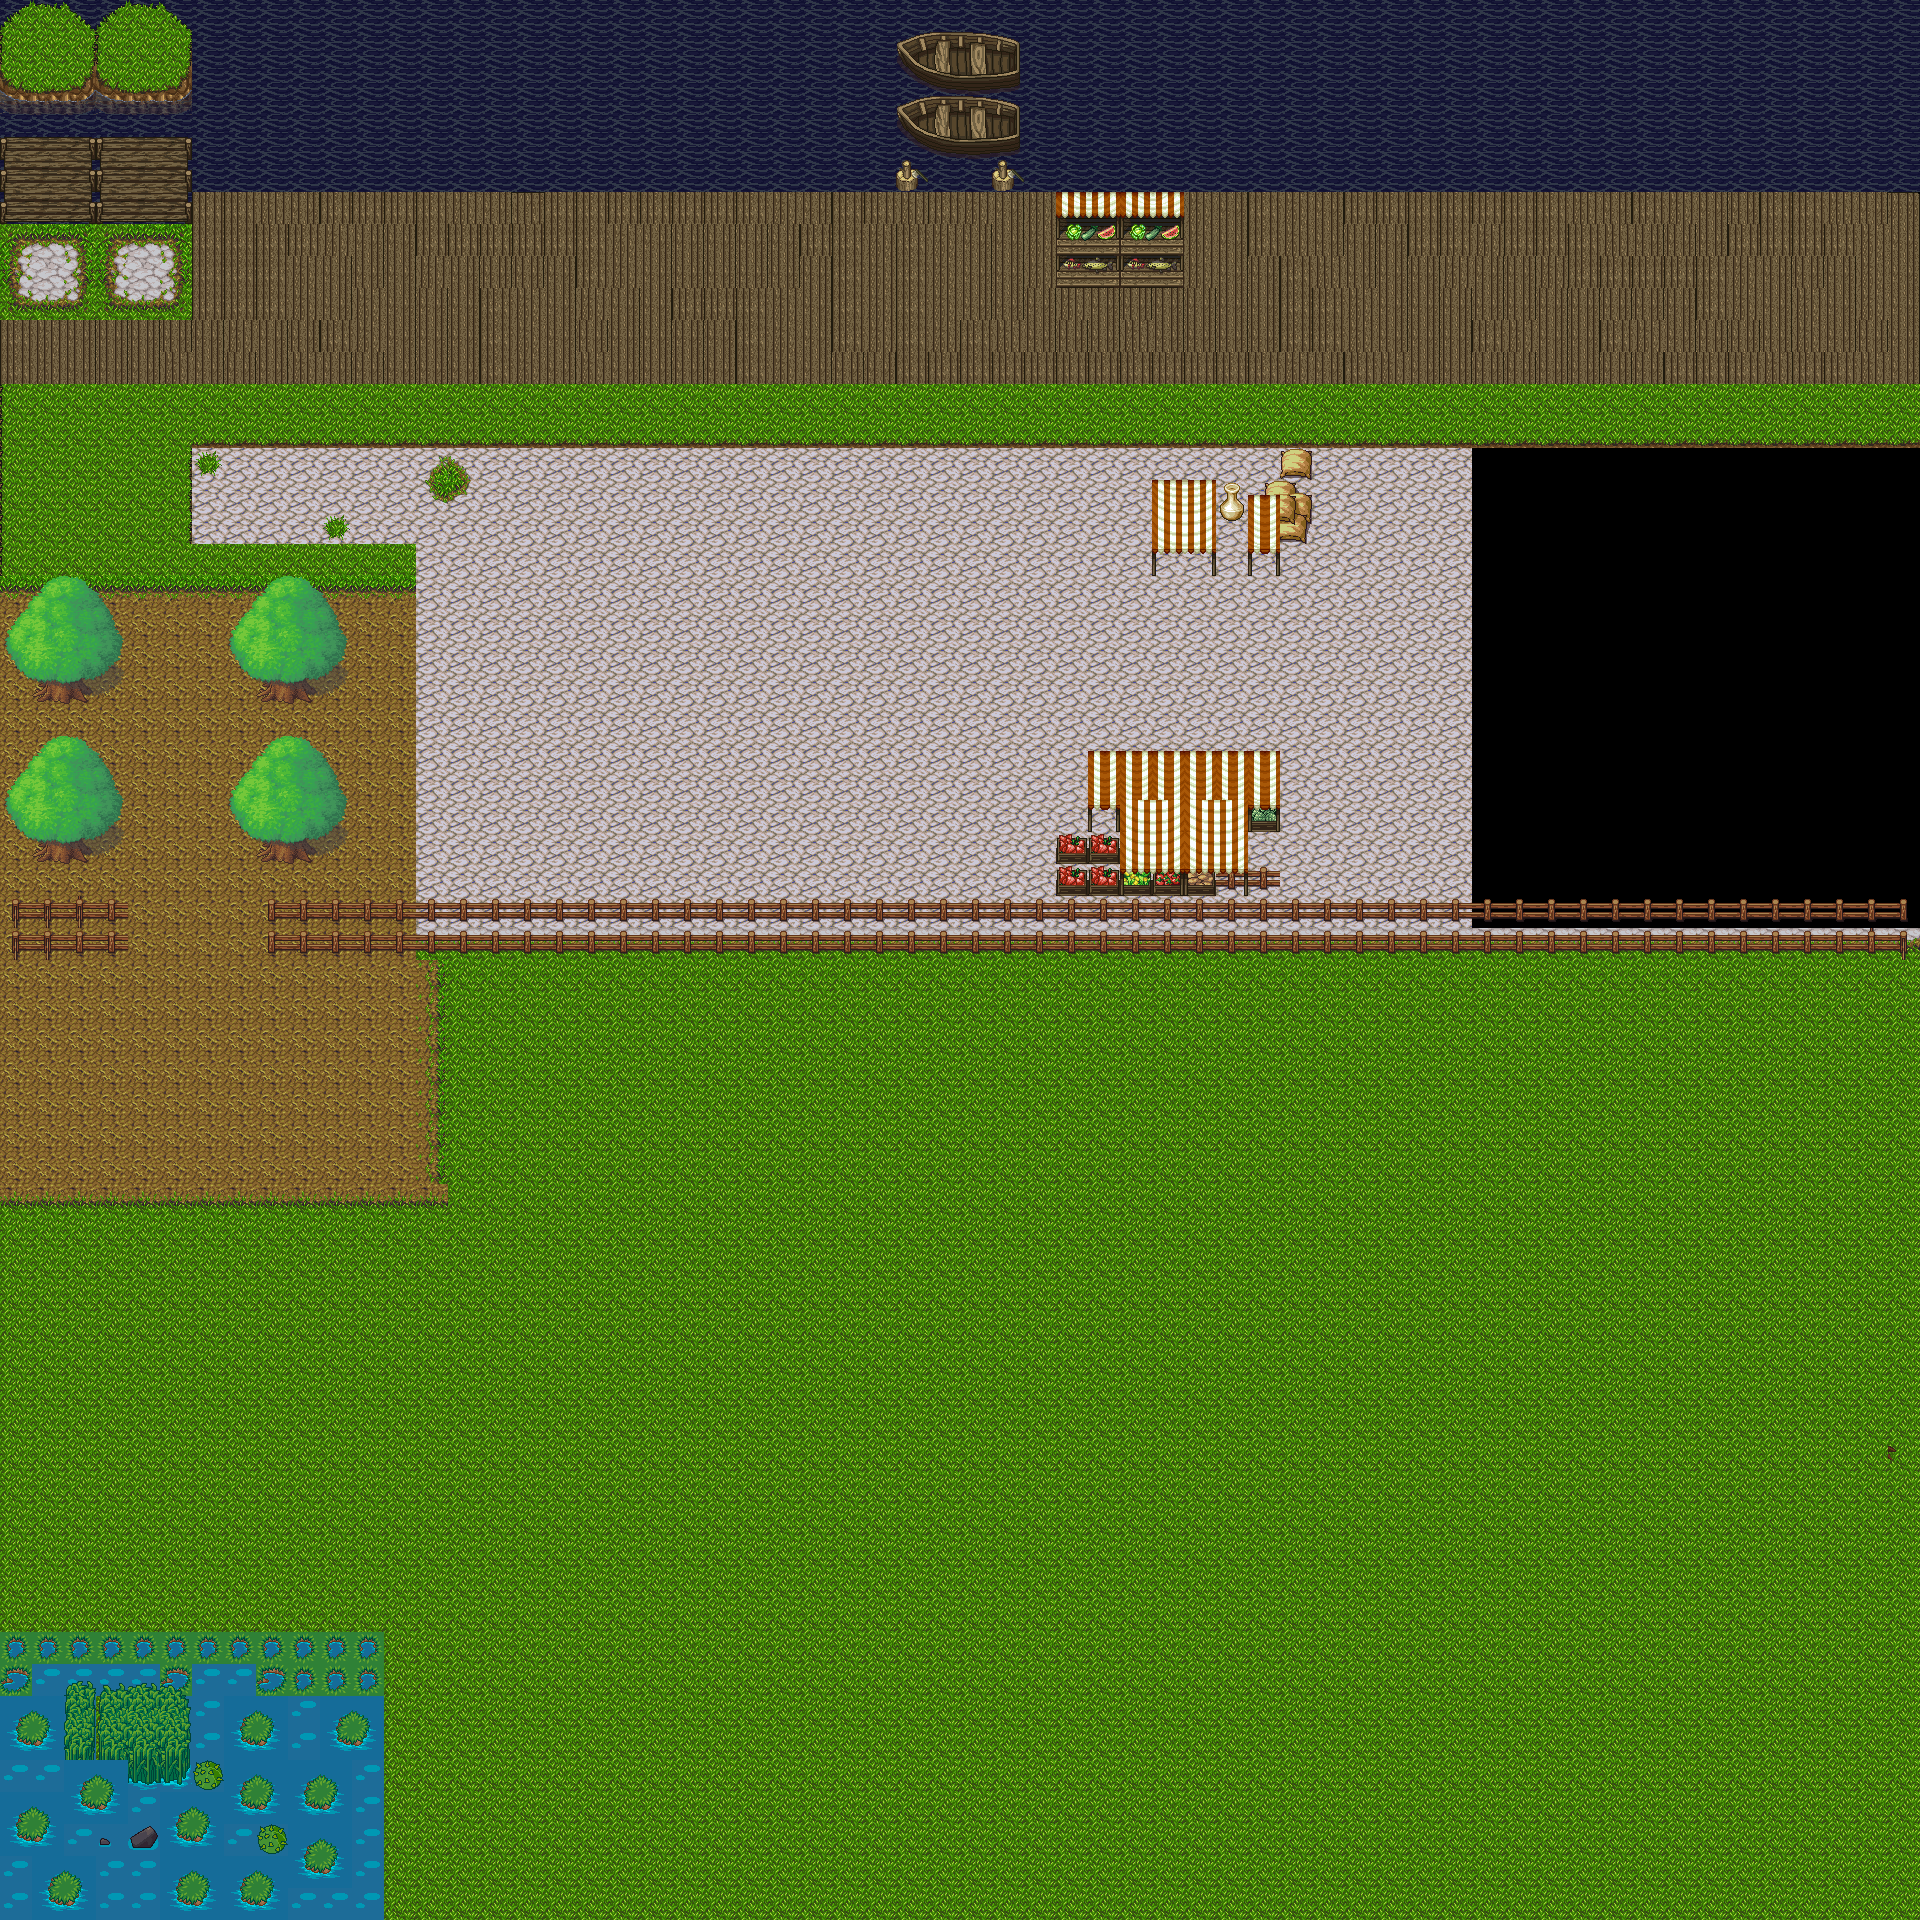

Rendered tile map (Tiled .tmx) drawn with the repository's tilesets; below, a short description and the map source with its tile grids summarised:
An orthogonal 60x60 tile map with 32x32 px tiles, 3 tile layers (Tile Layer 1, Tile Layer 2, Tile Layer 3), 6 tilesets and 17 objects (9x roaming, 6x collide, watcher, respawn).

<map version="1.0" tiledversion="1.1.2" orientation="orthogonal" renderorder="right-down" width="60" height="60" tilewidth="32" tileheight="32" infinite="0" nextobjectid="71">
 <tileset firstgid="1" name="pixel_nature" tilewidth="32" tileheight="32" tilecount="153" columns="9">
  <image source="../textures/pixel_nature.png" width="288" height="544" />
 </tileset>
 <tileset firstgid="154" name="base_out_atlas" tilewidth="32" tileheight="32" tilecount="1024" columns="32">
  <image source="../textures/base_out_atlas.png" width="1024" height="1024" />
 </tileset>
 <tileset firstgid="1178" name="tree2-final" tilewidth="32" tileheight="32" tilecount="16" columns="4">
  <image source="tree2-final.png" width="128" height="128" />
 </tileset>
 <tileset firstgid="1194" name="terrain_atlas" tilewidth="32" tileheight="32" tilecount="1024" columns="32">
  <image source="../textures/terrain_atlas.png" width="1024" height="1024" />
 </tileset>
 <tileset firstgid="2218" name="fence" tilewidth="32" tileheight="32" tilecount="18" columns="3">
  <image source="../textures/fence.png" width="96" height="192" />
 </tileset>
 <tileset firstgid="2236" name="PathAndObjects" tilewidth="32" tileheight="32" tilecount="256" columns="16">
  <image source="../textures/PathAndObjects.png" width="512" height="512" />
 </tileset>
 <objectgroup name="collision">
  <object id="37" type="collide" x="1.33333" y="-12.6667" width="1917.55" height="202.667" />
  <object id="39" type="collide" x="1056.33" y="192.333" width="130.545" height="94.6667" />
  <object id="41" type="collide" x="-2.66667" y="588" width="116" height="258.667" />
  <object id="42" type="collide" x="238.667" y="578.667" width="98.6667" height="274.667" />
  <object id="44" type="collide" x="264" y="892" width="1654" height="62" />
  <object id="48" type="collide" x="3" y="901" width="127" height="53" />
 </objectgroup>
 <objectgroup name="spawn">
  <object id="53" name="googon" type="roaming" x="896" y="480">
   <point />
  </object>
  <object id="56" name="googon" type="roaming" x="800" y="512">
   <point />
  </object>
  <object id="57" name="googon" type="roaming" x="960" y="544">
   <point />
  </object>
  <object id="62" name="watcher" x="416" y="544">
   <point />
  </object>
  <object id="63" name="googon" type="roaming" x="864" y="544">
   <point />
  </object>
  <object id="64" name="googon" type="roaming" x="768" y="576">
   <point />
  </object>
  <object id="65" name="googon" type="roaming" x="896" y="672">
   <point />
  </object>
  <object id="66" name="googon" type="roaming" x="960" y="608">
   <point />
  </object>
  <object id="67" name="googon" type="roaming" x="832" y="608">
   <point />
  </object>
  <object id="68" name="googon" type="roaming" x="928" y="576">
   <point />
  </object>
  <object id="69" name="respawn" x="192" y="1024">
   <point />
  </object>
 </objectgroup>
 <layer name="Tile Layer 1" width="60" height="60">
  <data>[3600 cells, 3308 non-empty, 27 distinct tile ids]</data>
 </layer>
 <layer name="Tile Layer 2" width="60" height="60">
  <data>[3600 cells, 348 non-empty, 101 distinct tile ids]</data>
 </layer>
 <layer name="Tile Layer 3" width="60" height="60">
  <data>[3600 cells, 112 non-empty, 12 distinct tile ids]</data>
 </layer>
</map>
